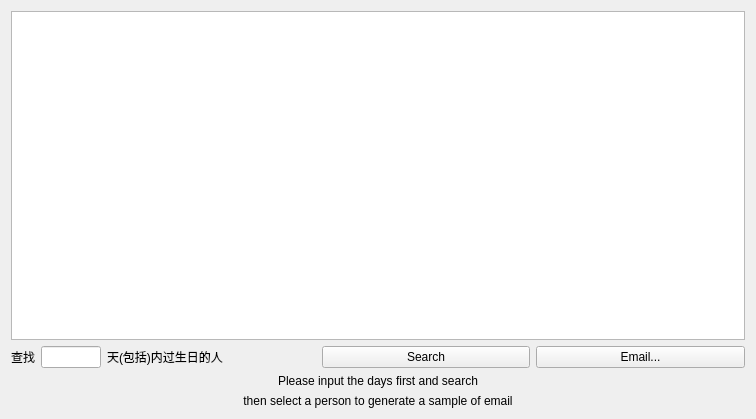
<?xml version="1.0" encoding="UTF-8"?>
<ui version="4.0">
 <class>SearchByBirthday</class>
 <widget class="QWidget" name="SearchByBirthday">
  <property name="geometry">
   <rect>
    <x>0</x>
    <y>0</y>
    <width>756</width>
    <height>419</height>
   </rect>
  </property>
  <property name="windowTitle">
   <string>Form</string>
  </property>
  <layout class="QGridLayout" name="gridLayout">
   <item row="1" column="0">
    <layout class="QHBoxLayout" name="horizontalLayout">
     <item>
      <widget class="QLabel" name="label">
       <property name="sizePolicy">
        <sizepolicy hsizetype="Fixed" vsizetype="Preferred">
         <horstretch>0</horstretch>
         <verstretch>0</verstretch>
        </sizepolicy>
       </property>
       <property name="text">
        <string>查找</string>
       </property>
       <property name="alignment">
        <set>Qt::AlignRight|Qt::AlignTrailing|Qt::AlignVCenter</set>
       </property>
      </widget>
     </item>
     <item>
      <widget class="QLineEdit" name="daysIn">
       <property name="sizePolicy">
        <sizepolicy hsizetype="Fixed" vsizetype="Fixed">
         <horstretch>0</horstretch>
         <verstretch>0</verstretch>
        </sizepolicy>
       </property>
       <property name="maximumSize">
        <size>
         <width>60</width>
         <height>16777215</height>
        </size>
       </property>
      </widget>
     </item>
     <item>
      <widget class="QLabel" name="label_2">
       <property name="text">
        <string>天(包括)内过生日的人</string>
       </property>
      </widget>
     </item>
     <item>
      <widget class="QPushButton" name="searchButton">
       <property name="text">
        <string>Search</string>
       </property>
      </widget>
     </item>
     <item>
      <widget class="QPushButton" name="emailButton">
       <property name="text">
        <string>Email...</string>
       </property>
      </widget>
     </item>
    </layout>
   </item>
   <item row="2" column="0">
    <widget class="QLabel" name="hintlabel">
     <property name="text">
      <string>Please input the days first and search</string>
     </property>
     <property name="alignment">
      <set>Qt::AlignCenter</set>
     </property>
    </widget>
   </item>
   <item row="0" column="0">
    <widget class="QTableView" name="tableView"/>
   </item>
   <item row="3" column="0">
    <widget class="QLabel" name="emaillabel">
     <property name="text">
      <string>then select a person to generate a sample of email</string>
     </property>
     <property name="alignment">
      <set>Qt::AlignCenter</set>
     </property>
    </widget>
   </item>
  </layout>
 </widget>
 <resources/>
 <connections/>
</ui>
